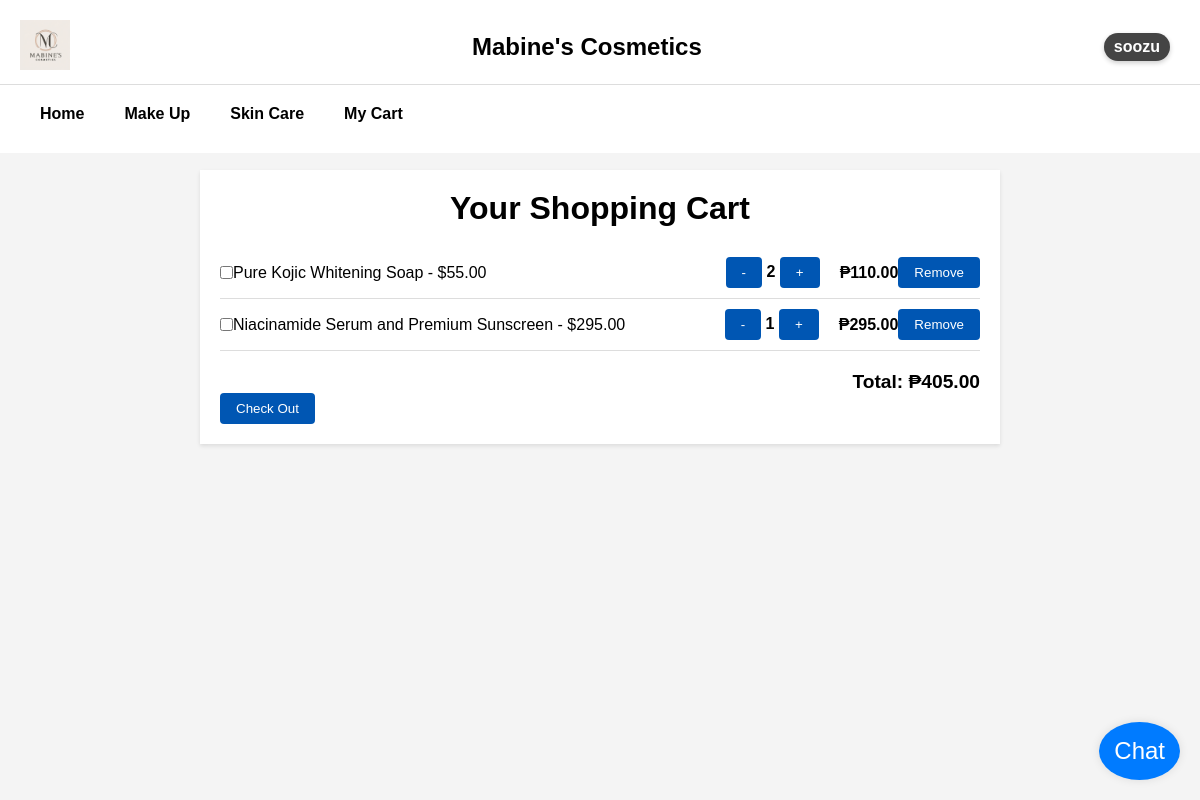
Page /viewCart.php (signed in) on the earlier database version.
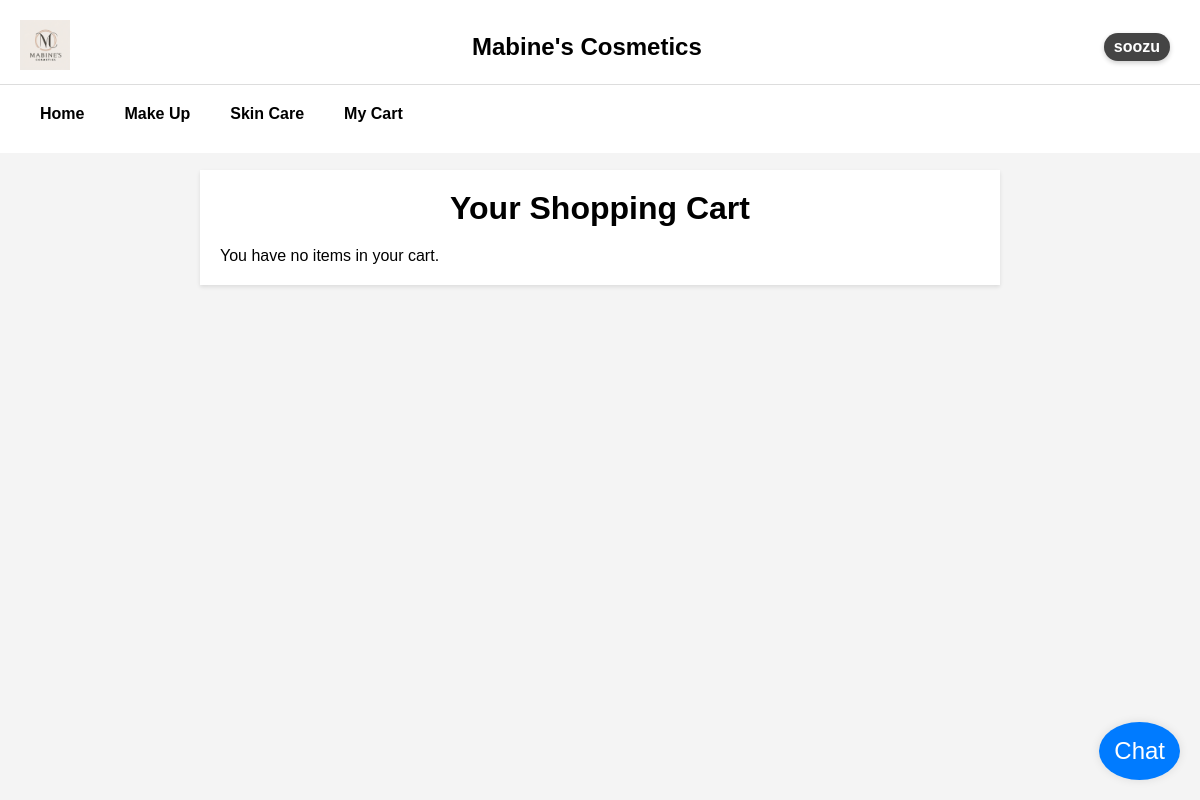
Same page on the later database version.
### tables this page shows
CREATE TABLE `cart_items` (
  `id` int(11) NOT NULL,
  `user_id` int(11) NOT NULL,
  `product_id` int(11) NOT NULL,
  `quantity` int(11) DEFAULT 1,
  `added_at` timestamp NOT NULL DEFAULT current_timestamp(),
  `status` enum('active','purchased','saved') DEFAULT 'active'
);

CREATE TABLE `products` (
  `id` int(11) NOT NULL,
  `name` varchar(255) NOT NULL,
  `description` text DEFAULT NULL,
  `price` decimal(10,2) NOT NULL,
  `category_id` int(11) DEFAULT NULL,
  `image` varchar(255) DEFAULT NULL,
  `stock_quantity` int(11) DEFAULT 0,
  `status` enum('active','inactive') DEFAULT 'active',
  `created_at` timestamp NOT NULL DEFAULT current_timestamp(),
  `updated_at` timestamp NOT NULL DEFAULT current_timestamp() ON UPDATE current_timestamp(),
  `avg_rating` float DEFAULT 0,
  `num_sold` int(11) DEFAULT 0
);

### viewCart.php (the view, shortened to what this page needs)
<!DOCTYPE html>
<html>
<head>
    <link rel="stylesheet" href="css/viewCart.css">
</head>
<body>
    <?php
    include 'db.php';
    include 'header.php';
    $user_id = $_SESSION['id'];
    $stmt = $conn->prepare("SELECT p.name, p.price, p.id as product_id, ci.quantity FROM cart_items ci JOIN products p ON ci.product_id = p.id WHERE ci.user_id = ? AND ci.status = 'active'");
    $stmt->bind_param("i", $user_id);
    $stmt->execute();
    $result = $stmt->get_result();
    echo '<form id="cartForm" action="checkout.php" method="POST">';
    echo '<div class="cart-container">';
    echo '<h1 class="cart-header">Your Shopping Cart</h1>';
    if ($result->num_rows > 0) {
        $total = 0;
        while ($row = $result->fetch_assoc()) {
            $item_total = $row['quantity'] * $row['price'];
            $total += $item_total;
            echo '<div class="cart-item">';
            echo '<input type="checkbox" name="selected_items[]" value="' . $row['product_id'] . '">';
            echo '<div class="item-details">' . htmlspecialchars($row['name']) . ' - $' . number_format($row['price'], 2) . '</div>';
            echo '<div class="quantity-controls">';
            echo '<button type="button" onclick="updateQuantity(' . $row['product_id'] . ', ' . max($row['quantity'] - 1, 1) . ')">-</button>';
            echo ' ' . $row['quantity'] . ' ';
            echo '<button type="button" onclick="updateQuantity(' . $row['product_id'] . ', ' . ($row['quantity'] + 1) . ')">+</button>';
            echo '</div>';
            echo '<div class="item-price">₱' . number_format($item_total, 2) . '</div>';
            echo '<button type="button" onclick="removeFromCart(' . $row['product_id'] . ')">Remove</button>';
            echo '</div>';
        }
        echo '<div class="total-price">Total: ₱' . number_format($total, 2) . '</div>';
        echo '<button type="submit" onclick="return validateSelection()">Check Out</button>';
    } else {
        echo "<p>You have no items in your cart.</p>";
    }
    echo '</div>';
    echo '</form>';
    ?>
</body>
</html>

Differences in the rows shown:
removed cart_items: product.name "Pure Kojic Whitening Soap", product.price "55.00", quantity "2", quantity.price "110.00"
removed cart_items: product.name "Niacinamide Serum and Premium Sunscreen", product.price "295.00", quantity "1"
Other differences:
$total: "405.00" → (not shown)
text no longer shown: "Total: ₱ Check Out"
text now shown: "You have no items in your cart."
